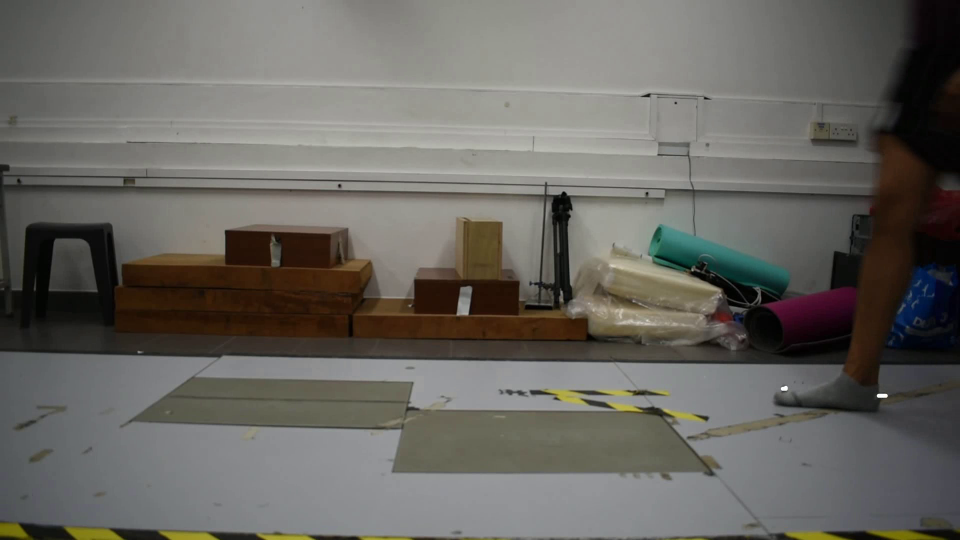
#> input picture frame 3 of tester/77marked.avi, 1920 x 1080 px, given in place of the camera (shown at 1/2 size)
$ jupyter execute --allow-errors test_cv2_video_function_sandbox.ipynb
#> lines starting #> are read from the running program, lines starting #| are printed output that depends on the picture; after the words box and inside, x2 and y2 are one past the last pixel; in counts of white or black regions, pixels touching at a corner belong together; pictures that were not available may be replaced by others from this repository, and a replacement may not be noted
[cell 1]
#webcam
import cv2
import numpy as np

cap = cv2.VideoCapture(0)

while(cap.isOpened()):
    ret, frame = cap.read()
#> frame is the input picture: shape (1080, 1920, 3); mean B, G, R 97, 102.2, 104.3
    if ret:
        cv2.imshow("frame", frame)
        key = cv2.waitKey(30)
#> (key Esc is pressed here)
        if key == 27:
            break
    else:
        break
cap.release()
cv2.destroyAllWindows()

[cell 2]
Violet=(148, 0, 211)
Indigo=(75, 0, 130)
Blue=(0, 0, 255)
Green=(0, 255, 0)
Yellow=(255, 255, 0)
Orange=(255, 127, 0)
Red=(255, 0 , 0)

[cell 3]
#just show video from sequence
import cv2
import numpy as np
cv2.namedWindow('image',cv2.WINDOW_NORMAL)
cv2.resizeWindow('image', 1280,720)

cap = cv2.VideoCapture("C:\\Users\sunny.DESKTOP-QGFGEEK\Desktop\GitClone\\1_camera_gait_analysis\walking_77_image_sequence\\img (%d).jpg")

while(cap.isOpened()):
    ret, frame = cap.read()
    if ret:
        cv2.imshow("image", frame)
        key = cv2.waitKey(30)
#> (key Esc is pressed here)
        if key == 27:
            break
    else:
        break
cap.release()
cv2.destroyAllWindows()

[cell 4]
#just show video
import cv2
import numpy as np
cv2.namedWindow('image',cv2.WINDOW_NORMAL)
cv2.resizeWindow('image', 1280,720)

cap = cv2.VideoCapture("C:\\Users\sunny.DESKTOP-QGFGEEK\Desktop\GitClone\\1_camera_gait_analysis\walking_videos\\DSC_0077.MOV")

while(cap.isOpened()):
    ret, frame = cap.read()
    if ret:
        cv2.imshow("image", frame)
        key = cv2.waitKey(30)
#> (key Esc is pressed here)
        if key == 27:
            break
    else:
        break
cap.release()
cv2.destroyAllWindows()

[cell 5]
#MOG
import cv2
import numpy as np
cv2.namedWindow('image',cv2.WINDOW_NORMAL)
cv2.resizeWindow('image', 1280,720)

cap = cv2.VideoCapture("C:\\Users\sunny.DESKTOP-QGFGEEK\Desktop\GitClone\\1_camera_gait_analysis\walking_videos\\DSC_0077.MOV")
fgbg = cv2.bgsegm.createBackgroundSubtractorMOG()

while(cap.isOpened()):
    ret, frame = cap.read()
    if ret:
        fgmask = fgbg.apply(frame)
#> fgmask: shape (1080, 1920); every value is 0
        cv2.imshow('image',fgmask)
        key = cv2.waitKey(30)
#> (key Esc is pressed here)
        if key == 27:
            break
    else:
        break
cap.release()
cv2.destroyAllWindows()

[cell 6]
#MOG2
import cv2
import numpy as np
cv2.namedWindow('image',cv2.WINDOW_NORMAL)
cv2.resizeWindow('image', 1280,720)

cap = cv2.VideoCapture("C:\\Users\sunny.DESKTOP-QGFGEEK\Desktop\GitClone\\1_camera_gait_analysis\walking_videos\\DSC_0077.MOV")

subtractor = cv2.createBackgroundSubtractorMOG2(history=1000000, varThreshold=5, detectShadows=False)

while(cap.isOpened()):
    ret, frame = cap.read()
    if ret:
        mask = subtractor.apply(frame)
#> mask: shape (1080, 1920); every value is 255
        cv2.imshow("image", mask)
        key = cv2.waitKey(30)
#> (key Esc is pressed here)
        if key == 27:
            break
    else:
        break
cap.release()
cv2.destroyAllWindows()

[cell 7]
#Manual
import cv2
import numpy as np
cv2.namedWindow('image',cv2.WINDOW_NORMAL)
cv2.resizeWindow('image', 1280,720)

cap = cv2.VideoCapture("C:\\Users\sunny.DESKTOP-QGFGEEK\Desktop\GitClone\\1_camera_gait_analysis\walking_videos\\DSC_0077.MOV")
_, first_frame = cap.read()
first_gray = cv2.cvtColor(first_frame, cv2.COLOR_BGR2GRAY)
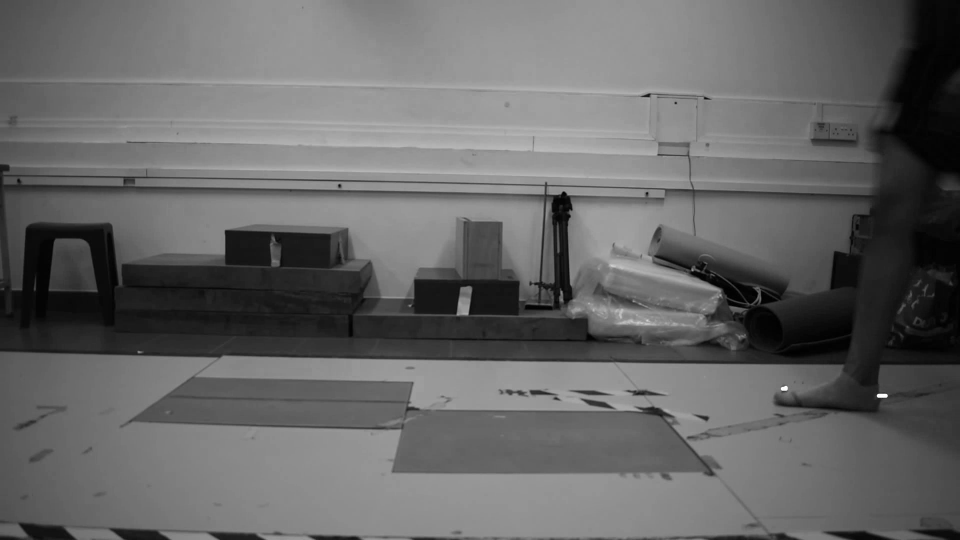
#> first_gray: shape (1080, 1920) (shown at 1/2 size); min 0, max 255, mean 102.2
first_gray = cv2.GaussianBlur(first_gray, (5, 5), 0)
while(cap.isOpened()):
    ret, frame = cap.read()
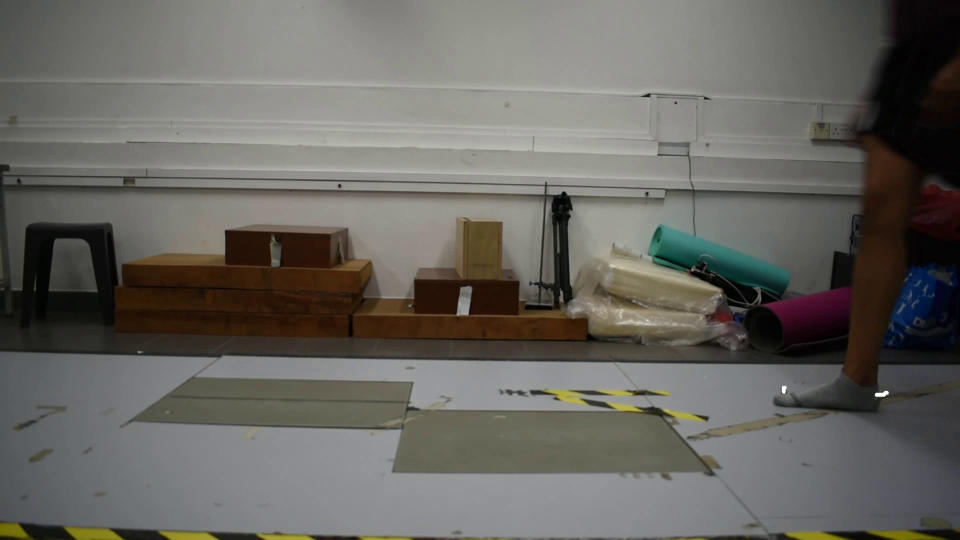
#> input picture frame 4 of tester/77marked.avi, 1920 x 1080 px, given in place of DSC_0077.MOV, which was not available (shown at 1/2 size)
#> frame is the input picture: shape (1080, 1920, 3); mean B, G, R 96.5, 101.6, 103.7
    if ret:
        gray_frame = cv2.cvtColor(frame, cv2.COLOR_BGR2GRAY)
        gray_frame = cv2.GaussianBlur(gray_frame, (5, 5), 0)
        difference = cv2.absdiff(first_gray, gray_frame)
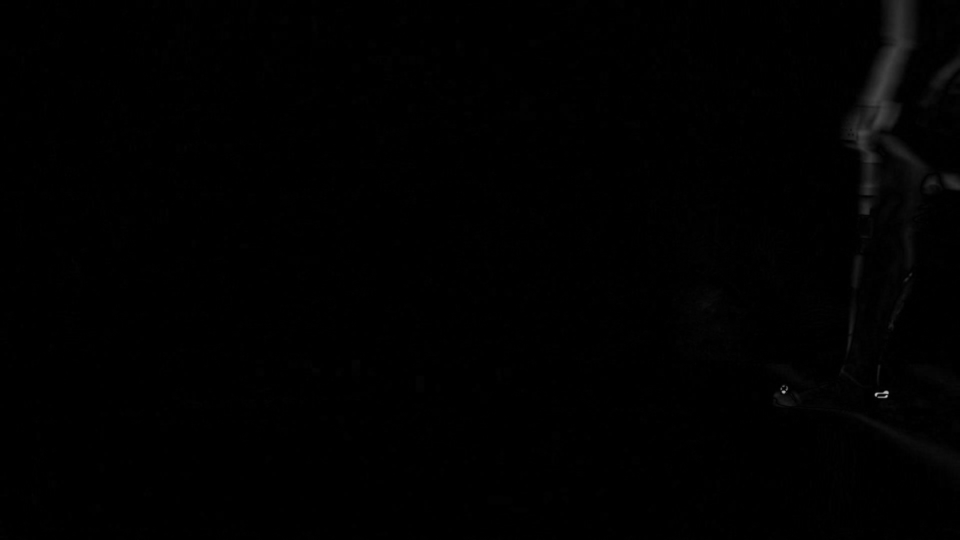
#> difference: shape (1080, 1920) (shown at 1/2 size); min 0, max 203, mean 1
        _, difference = cv2.threshold(difference, 25, 255, cv2.THRESH_BINARY)
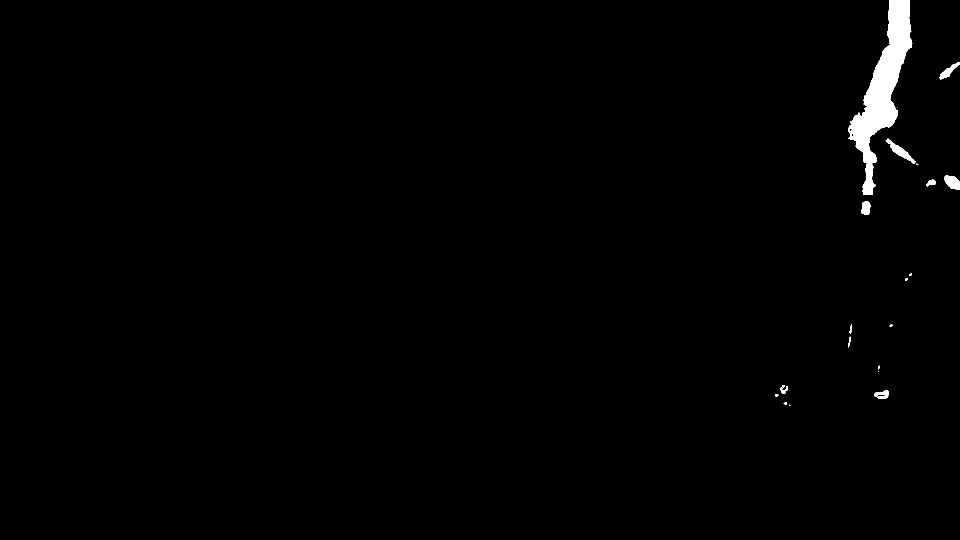
#> difference: shape (1080, 1920) (shown at 1/2 size); 0.96% white; 23 white regions (8 under 20 px), largest, box (x1, y1, x2, y2) and area: (1696, 0, 1825, 390) 16823, (1771, 277, 1831, 327) 764, (1889, 351, 1920, 379) 640
        cv2.imshow("image", first_frame)
        cv2.imshow("image", frame)
        cv2.imshow("image", difference)

        key = cv2.waitKey(30)
#> (key Esc is pressed here)
        if key == 27:
            break
    else:
        break
cap.release()
cv2.destroyAllWindows()

[cell 8]
#cornor detection normal image
import cv2
import numpy as np
cv2.namedWindow('image',cv2.WINDOW_NORMAL)
cv2.resizeWindow('image', 1280,720)

cap = cv2.VideoCapture("C:\\Users\sunny.DESKTOP-QGFGEEK\Desktop\GitClone\\1_camera_gait_analysis\walking_videos\\DSC_0077.MOV")


while(cap.isOpened()):
    ret, frame = cap.read()
    if ret:
        gray = cv2.cvtColor(frame,cv2.COLOR_BGR2GRAY)
        gray = np.float32(gray)
        dst = cv2.cornerHarris(gray,2,3,0.04)
        #result is dilated for marking the corners, not important
        dst = cv2.dilate(dst,None)
        # Threshold for an optimal value, it may vary depending on the image.
        frame[dst>0.01*dst.max()]=[0,0,255]
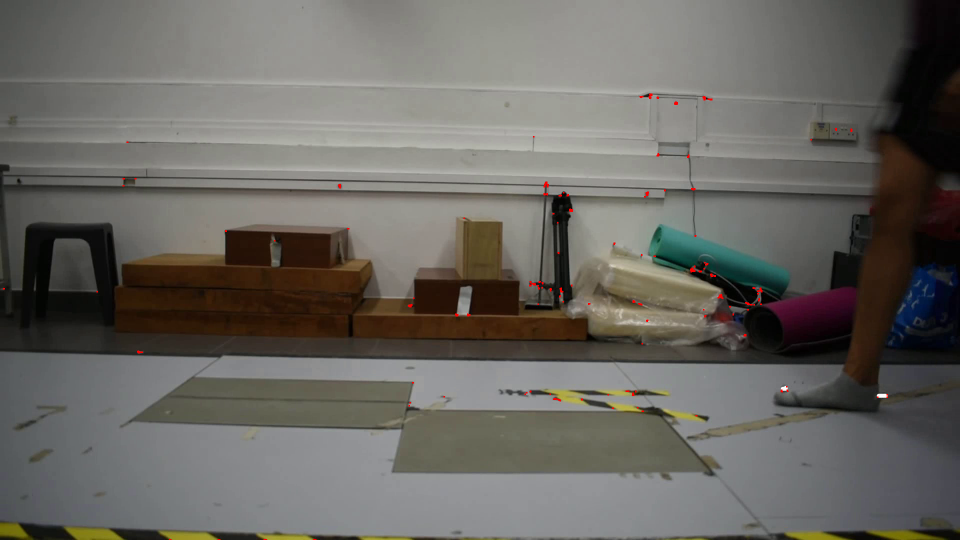
#> frame: shape (1080, 1920, 3) (shown at 1/2 size); 0.12% of pixels changed, all inside (x1, y1, x2, y2) = (6, 187, 1776, 1080)
        cv2.imshow("image", frame)
        key = cv2.waitKey(30)
#> (key Esc is pressed here)
        if key == 27:
            break
    else:
        break
cap.release()
cv2.destroyAllWindows()

[cell 9]
#webcam detect marker(with highlight level threshold)
import cv2
import numpy as np

cap = cv2.VideoCapture(0)

while(cap.isOpened()):
    ret, frame, = cap.read()
    if ret:
        imgray = cv2.cvtColor(frame,cv2.COLOR_BGR2GRAY)
        imblur1 = cv2.medianBlur(imgray,5)
        imblur2 = cv2.GaussianBlur(imblur1,(5,5),0)

        ret,thresh = cv2.threshold(imblur2,250,255,cv2.THRESH_BINARY)
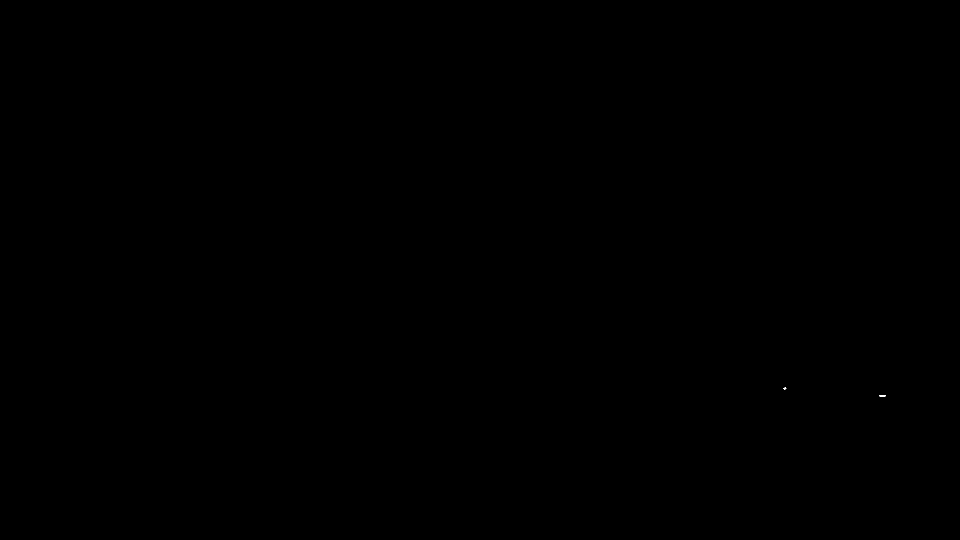
#> thresh: shape (1080, 1920) (shown at 1/2 size); 0% white; 2 white regions (1 under 20 px)

        contours, hierarchy = cv2.findContours(thresh,cv2.RETR_TREE,cv2.CHAIN_APPROX_SIMPLE)
#> contours = 2 contours, 1 with area under 20; largest, box (x1, y1, x2, y2) and area: (1758, 790, 1772, 793) 24

        #print("Number of objects found = ", len(contours))


        cv2.drawContours(frame, contours, -1, (0,0,255), 10)
#> frame: shape (1080, 1920, 3); 0.02% of pixels changed, all inside (x1, y1, x2, y2) = (1562, 770, 1777, 798)
        cv2.imshow("frame", frame)

        key = cv2.waitKey(30)
#> (key Esc is pressed here)
        if key == 27:
            break
    else:
        break
cap.release()
cv2.destroyAllWindows()

[cell 10]
#image edge detection
import cv2
import numpy as np
cv2.namedWindow('image',cv2.WINDOW_NORMAL)
#cv2.resizeWindow('image', 2000,1242)
cv2.resizeWindow('image', 560,996)

img = cv2.imread('C:\\Users\sunny.DESKTOP-QGFGEEK\Desktop\GitClone\\1_camera_gait_analysis\Azmall_image\BAzmall.jpg',1)
#img = cv2.imread('fap.png',1)

#> (the rest of this cell did not finish here and is left out)

[cell 11]
#show marker coordinate in image
import cv2
import numpy as np
from matplotlib import pyplot as plt


cv2.namedWindow('image',cv2.WINDOW_NORMAL)
cv2.resizeWindow('image', 560,996)
cv2.namedWindow('image2',cv2.WINDOW_NORMAL)
cv2.resizeWindow('image2', 560,996)

img = cv2.imread('C:\\Users\sunny.DESKTOP-QGFGEEK\Desktop\GitClone\\1_camera_gait_analysis\Azmall_image\FAzmall.jpg')
#> (the rest of this cell did not finish here and is left out)

[cell 12]
#save video

import cv2
import numpy as np
from matplotlib import pyplot as plt
cv2.namedWindow('image',cv2.WINDOW_NORMAL)
cv2.resizeWindow('image', 1280,720)
cap = cv2.VideoCapture("C:\\Users\sunny.DESKTOP-QGFGEEK\Desktop\GitClone\\1_camera_gait_analysis\walking_77_image_sequence\\img (%d).jpg")

# Define the codec and create VideoWriter object
fourcc = cv2.VideoWriter_fourcc(*'XVID')
out = cv2.VideoWriter('77marked.avi',fourcc, 23.9, (1920,1080))

while(cap.isOpened()):
    ret, frame, = cap.read()
    if ret:

        #frame = cv2.flip(frame,0)

        # write the flipped frame
        out.write(frame)
        cv2.imshow("image", frame)

        key = cv2.waitKey(30)
#> (key Esc is pressed here)
        if key == 27:
            break
    else:
        break
cap.release()
cv2.destroyAllWindows()

[cell 13]
import cv2
cv2.destroyAllWindows()

[cell 14]
#calibrate camera
import numpy as np
import cv2
import glob

# termination criteria
criteria = (cv2.TERM_CRITERIA_EPS + cv2.TERM_CRITERIA_MAX_ITER, 30, 0.001)

# prepare object points, like (0,0,0), (1,0,0), (2,0,0) ....,(6,5,0)
objp = np.zeros((7*7,3), np.float32)
objp[:,:2] = np.mgrid[0:7,0:7].T.reshape(-1,2)

# Arrays to store object points and image points from all the images.
objpoints = [] # 3d point in real world space
imgpoints = [] # 2d points in image plane.

images = cv2.VideoCapture(0)

while(images.isOpened()):
    ret, frame = images.read()
    if ret:
        gray = cv2.cvtColor(frame,cv2.COLOR_BGR2GRAY)

        # Find the chess board corners
        ret, corners = cv2.findChessboardCorners(gray, (7,7),None)
#> ret = False; corners = None

         # If found, add object points, image points (after refining them)
        if ret == True:
            objpoints.append(objp)

            cv2.cornerSubPix(gray,corners,(11,11),(-1,-1),criteria)
            imgpoints.append(corners)

            # Draw and display the corners
            cv2.drawChessboardCorners(frame, (7,7), corners,ret)
            ret, mtx, dist, rvecs, tvecs = cv2.calibrateCamera(objpoints, imgpoints, gray.shape[::-1],None,None)
        cv2.imshow('frame',frame)
        key = cv2.waitKey(100)
#> (key Esc is pressed here)
        if key == 27:
            break

    else:
        break
images.release()
cv2.destroyAllWindows()

#> (the rest of this cell did not finish here and is left out)

[cell 15]
#B.npz checker
data = np.load("B.npz")
#> (reads B.npz from the repository)

a1 = data['mtx']
print(a1)
b1 = data['dist']
print(b1)
a2 = data['rvecs']
print(a2)
b2 = data['tvecs']
print(b2)
print("==========================================")

#> (the rest of this cell did not finish here and is left out)

[cell 16]
#draw 3d on chessboard
import cv2
import numpy as np
import glob

# Load previously saved data
with np.load('B.npz') as X:
    mtx, dist, _, _ = [X[i] for i in ('mtx','dist','rvecs','tvecs')]

def draw(img, corners, imgpts):
    corner = tuple(corners[0].ravel())
    img = cv2.line(img, corner, tuple(imgpts[0].ravel()), (255,0,0), 5)
    img = cv2.line(img, corner, tuple(imgpts[1].ravel()), (0,255,0), 5)
    img = cv2.line(img, corner, tuple(imgpts[2].ravel()), (0,0,255), 5)
    return img

def drawBox(img, corners, imgpts):
    imgpts = np.int32(imgpts).reshape(-1,2)

    # draw ground floor in green
    img = cv2.drawContours(img, [imgpts[:4]],-1,(0,255,0),-3)

    # draw pillars in blue color
    for i,j in zip(range(4),range(4,8)):
        img = cv2.line(img, tuple(imgpts[i]), tuple(imgpts[j]),(255),3)

    # draw top layer in red color
    img = cv2.drawContours(img, [imgpts[4:]],-1,(0,0,255),3)

    return img


criteria = (cv2.TERM_CRITERIA_EPS + cv2.TERM_CRITERIA_MAX_ITER, 30, 0.001)
objp = np.zeros((7*7,3), np.float32)
objp[:,:2] = np.mgrid[0:7,0:7].T.reshape(-1,2)

axis = np.float32([[3,0,0], [0,3,0], [0,0,-3]]).reshape(-1,3)

#axis = np.float32([[0,0,0], [0,3,0], [3,3,0], [3,0,0],
#                   [0,0,-3],[0,3,-3],[3,3,-3],[3,0,-3] ])


cap = cv2.VideoCapture(0)

while(cap.isOpened()):
    ret, img = cap.read()
    if ret:
        gray = cv2.cvtColor(img,cv2.COLOR_BGR2GRAY)
        ret, corners = cv2.findChessboardCorners(gray, (7,7),None,cv2.CALIB_CB_ADAPTIVE_THRESH + cv2.CALIB_CB_NORMALIZE_IMAGE + cv2.CALIB_CB_FAST_CHECK)

        if ret == True:
            corners2 = cv2.cornerSubPix(gray,corners,(11,11),(-1,-1),criteria)
            # Find the rotation and translation vectors.
            _, rvecs, tvecs, inliers  = cv2.solvePnPRansac(objp, corners2, mtx, dist)

            # project 3D points to image plane
            imgpts, jac = cv2.projectPoints(axis, rvecs, tvecs, mtx, dist)

            img = draw(img,corners2,imgpts)

        cv2.imshow('img',img)
        key = cv2.waitKey(30)
#> (key Esc is pressed here)
